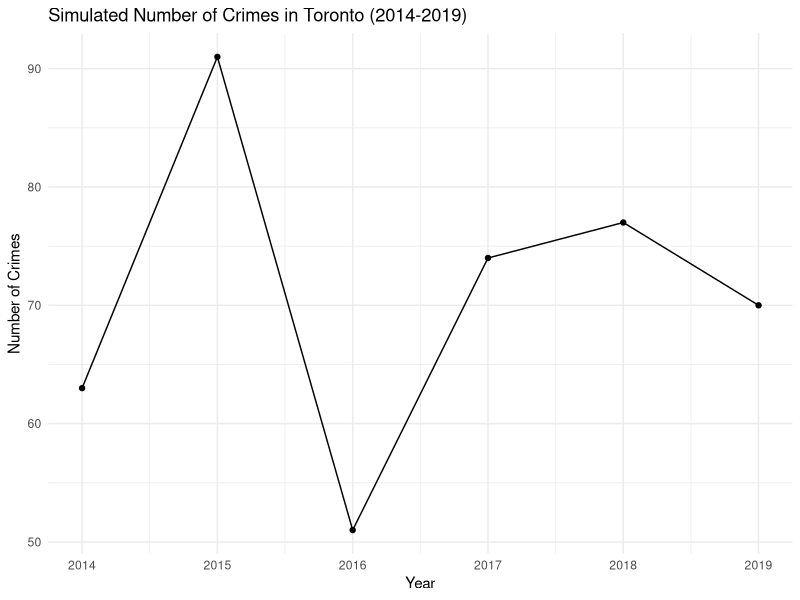

Here is the R script that generated this plot:
#### Preamble ####
# Purpose: Simulates the data for number of shootings in Toronto. 
# Author: Fatimah Yunusa 
# Date: 23 January 2024
# Contact: fatimah.yunusa@mail.utoronto.ca
# License: MIT
# Pre-requisites: 



#### Workspace setup ####
library(tidyverse)
library(ggplot2)
library(tibble)

#### Simulate data ####


# Create a simulated data set
set.seed(300)
years <- rep(2014:2019, each = 1)  # Years 2014 to 2019
crime_counts <- sample(50:100, 6, replace = TRUE)  # Simulated crime counts

simulated_data <- data.frame(OccurredYear = years, Count_ = crime_counts)

# Plot the time series graph
ggplot(simulated_data, aes(x = OccurredYear, y = Count_, group = 1)) +
  geom_line() +
  geom_point() +
  labs(title = "Simulated Number of Crimes in Toronto (2014-2019)",
       x = "Year",
       y = "Number of Crimes") +
  theme_minimal()


# Define years and geographic divisions
years <- rep(2014:2019, each = 45)  # 45 divisions per year
divisions <- rep(paste0("D", 11:55), times = 6)  # D11 to D55 divisions

# Simulates the  shooting occurrence counts
shooting_counts <- sample(1:10, 270, replace = TRUE)

# Creates a simulated tibble
simulated_data <- tibble(
  OccurredYear = years,
  GeoDivision = divisions,
  Count_ = shooting_counts
)

head(simulated_data)



